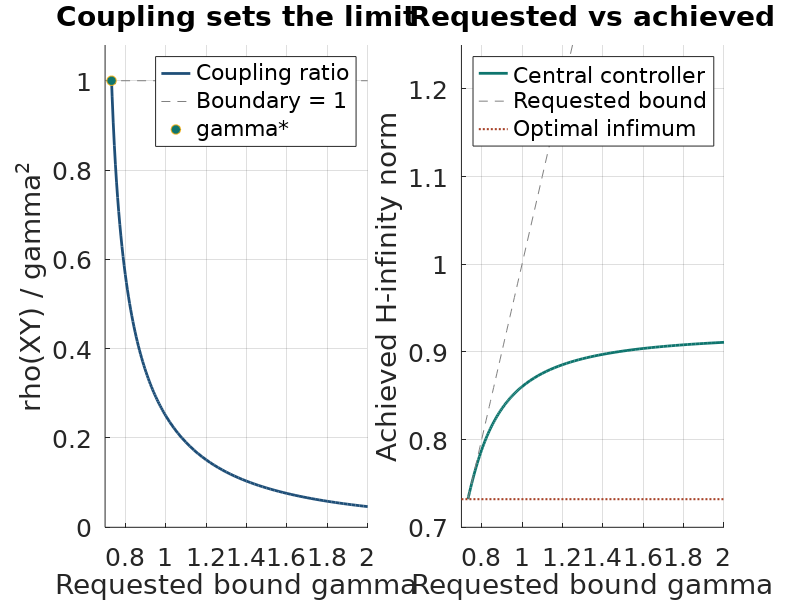

MATLAB code for this plot:
% Chapter 7: executable derivations, physical-loop checks, and the figure.
% Run from the repository root with Octave's control package.
1;
pkg load control;
s = tf('s');

% Storage inequality for M(s)=2/(s+3), not just a frequency-grid test.
assert(abs(norm(ss(2/(s+3)),Inf,1e-10)-2/3) < 1e-9);
assert(-6+4+1/.8^2 < 0); % p=1 is a strict storage certificate.
assert(36-16/.6^2 < 0); % no real Riccati roots at gamma=.6.
pminus = .8^2*(3-sqrt(9-4/.8^2));
pplus = .8^2*(3+sqrt(9-4/.8^2));
assert(-3+pminus/.8^2 < 0 && -3+pplus/.8^2 > 0);
printf('Storage example: roots %.6f, %.6f; exact norm %.6f\n',pminus,pplus,2/3);

% Normalized output-feedback plant: w=[measurement noise; process disturbance].
A=-1; B1=[0,1]; B2=1; C1=[1;0]; D12=[0;1]; C2=1; D21=[1,0];
P=ss(A,[B1,B2],[C1;C2],[zeros(2),D12;D21,0]);
assert(D12'*C1 == 0 && D12'*D12 == 1);
assert(B1*D21' == 0 && D21*D21' == 1);
gstar=sqrt(3)-1;

function [K,a,coupling] = central(gamma)
  % Rationalized root stays well defined at gamma=1 and gamma=Inf.
  assert(gamma > sqrt(3)-1);
  a=1/(1+sqrt(2-gamma^(-2)));
  coupling=a^2/gamma^2;
  Z=1/(1-coupling);
  AK=-1-Z*a+(gamma^(-2)-1)*a;
  K=ss(AK,Z*a,-a,0);
end

% Three distinct feasibility outcomes, including the coupling-failure region.
assert(2-.70^(-2) < 0);
a72=1/(1+sqrt(2-.72^(-2)));
assert(-1+(.72^(-2)-1)*a72 < 0 && a72^2/.72^2 > 1);
lo=.70; hi=1;
for j=1:50
  gamma=(lo+hi)/2;
  if gamma <= 1/sqrt(2), feasible=false;
  else
    a=1/(1+sqrt(2-gamma^(-2)));
    feasible=(a^2 < gamma^2);
  end
  if feasible, hi=gamma; else lo=gamma; end
end
assert(abs(hi-gstar) < 1e-12);
printf('Bisection gamma*: %.12f; analytic: %.12f\n',hi,gstar);

for gamma=[.7321,.75,1,1.2,2,Inf]
  [K,a,r]=central(gamma);
  N=lft(P,K);
  % Do not minreal before checking full plant+controller internal dynamics.
  assert(rows(N.a)==2 && max(real(eig(N.a))) < 0);
  achieved=norm(N,Inf,1e-10);
  assert(achieved < gamma && achieved > gstar);
  if isfinite(gamma)
    assert(abs(-2*a+(gamma^(-2)-1)*a^2+1) < 1e-12);
    assert(-1+(gamma^(-2)-1)*a < 0 && r < 1);
  end
  % Independent elimination of the physical equations, including feedback sign.
  h=-K.c*K.b; p=-K.a;
  for w=[0,.13,1.7,20]
    q=1i*w; den=(q+1)*(q+p)+h;
    expected=[-h,q+p;-h*(q+1),-h]/den;
    assert(norm(freqresp(N,w)-expected,2) < 1e-9);
  end
  printf(['gamma=%7.4f: X=Y=%.6f; coupling=%.6f; ' ...
          'AK=%.6f; BK=%.6f; CK=%.6f; norm=%.6f\n'], ...
          gamma,a,r,K.a,K.b,K.c,achieved);
  if isinf(gamma)
    assert(abs(a-(sqrt(2)-1)) < 1e-12);
    printf('LQG-limit H2 norm: %.9f\n',norm(N,2));
  end
end

% A general solver is an independent check, not the source of the closed form.
[Ksolver,~,reported]=hinfsyn(P,1,1,'tolgam',1e-8);
Nsolver=lft(P,Ksolver);
assert(max(real(eig(Nsolver.a))) < 0);
solved=norm(Nsolver,Inf,1e-9);
assert(abs(solved-gstar) < 2e-5);
printf('hinfsyn cross-check: reported %.9f, physical-loop norm %.9f\n',reported,solved);

% State-feedback optimum attained at the non-strict boundary: F=-1.
fullstate=ss(-2,[0,1],[1;-1],zeros(2));
assert(abs(norm(fullstate,Inf,1e-10)-1/sqrt(2)) < 1e-9);

% Exercise 10(b): Hurwitz does NOT mean A+A' is negative definite.
An=[-1,10;0,-2]; Q=[2,.3;.3,-1]; alpha=4;
assert(max(eig(An+An')) > 0);
H=lyap(An',eye(2));
X0=lyap(An',Q);
t=max(0,(alpha-min(eig(X0)))/min(eig(H)))+1;
X=X0+t*H;
assert(min(eig(X-alpha*eye(2))) > 0);
assert(max(eig(An'*X+X*An+Q)) < 0);
assert(norm(An'*X+X*An+Q+t*eye(2),2) < 1e-11);

% Exercise 11: a matching lower bound met by an explicit stable f.
g=(s-1)/(s+1); h=2/(s+2); f=-2*(s+1)/(3*(s+2));
E=minreal(h-g*f);
assert(all(real(pole(f)) < 0));
assert(abs(norm(ss(E),Inf,1e-10)-2/3) < 1e-9);
assert((.7^2-4/9)/2 > 0 && (.6^2-4/9)/2 < 0);

% Asymmetric data check the order in Exercise 9's residual channel.
Y0=[2,.4;.4,1.5]; C=diag([1,1.4]); R=C'*C;
Ab=.5*(eye(2)-Y0*R*Y0)/Y0; B=[.7,0;.2,.3];
assert(norm(Ab*Y0+Y0*Ab'+Y0*R*Y0-eye(2),2) < 1e-12);
M=Ab+Y0*R;
assert(min(real(eig(M))) > 0);
assert(norm(M-(Ab+R*Y0),2) > .1);
gmin=norm(ss(-M,B,C,zeros(2)),Inf,1e-10);
gamma=1.3*gmin;
Ham=[Ab',R;eye(2)-B*B'/gamma^2,-Ab];
[V,D]=eig(Ham); W=V(:,real(diag(D))>0);
Yg=real(W(3:4,:)/W(1:2,:));
E=Y0-Yg;
assert(norm(-M*E-E*M'+E*R*E+B*B'/gamma^2,2) < 1e-10);
assert(max(real(eig(-M+E*R))) < 0);
printf('Exercise checks passed, including nonnormal Lyapunov and noncommuting order.\n');

% Figure: the achieved norm approaches gamma* from ABOVE, not from below.
gam=[gstar+1e-4,linspace(.735,1,50),linspace(1.02,2,50)];
ratio=zeros(size(gam)); achieved=ratio;
for j=1:numel(gam)
  [K,~,ratio(j)]=central(gam(j));
  achieved(j)=norm(lft(P,K),Inf,1e-9);
end
set(0,'defaultaxesfontname','DejaVu Sans','defaulttextfontname','DejaVu Sans', ...
      'defaultaxesfontsize',18,'defaulttextfontsize',18);
fh=figure('visible','off','position',[0,0,1050,500]);
subplot(1,2,1); hold on; grid on;
plot(gam,ratio,'linewidth',2,'color',[.12,.31,.47]);
plot([.7,2],[1,1],'--','color',[.5,.5,.5]);
plot(gstar,1,'o','markersize',7,'markerfacecolor',[.06,.46,.43]);
xlabel('Requested bound gamma'); ylabel('rho(XY) / gamma^2');
title('Coupling sets the limit'); xlim([.7,2]); ylim([0,1.08]);
legend('Coupling ratio','Boundary = 1','gamma*','location','northeast');
subplot(1,2,2); hold on; grid on;
plot(gam,achieved,'linewidth',2,'color',[.06,.46,.43]);
plot(gam,gam,'--','color',[.5,.5,.5]);
plot([.7,2],[gstar,gstar],':','linewidth',1.5,'color',[.65,.25,.15]);
xlabel('Requested bound gamma'); ylabel('Achieved H-infinity norm');
title('Requested vs achieved'); xlim([.7,2]); ylim([.7,1.25]);
legend('Central controller','Requested bound','Optimal infimum','location','northwest');
assets=fullfile(fileparts(fileparts(mfilename('fullpath'))),'assets');
print(fh,fullfile(assets,'hinf-example.svg'),'-dsvg'); close(fh);
disp('All Chapter 7 numerical examples passed.');
